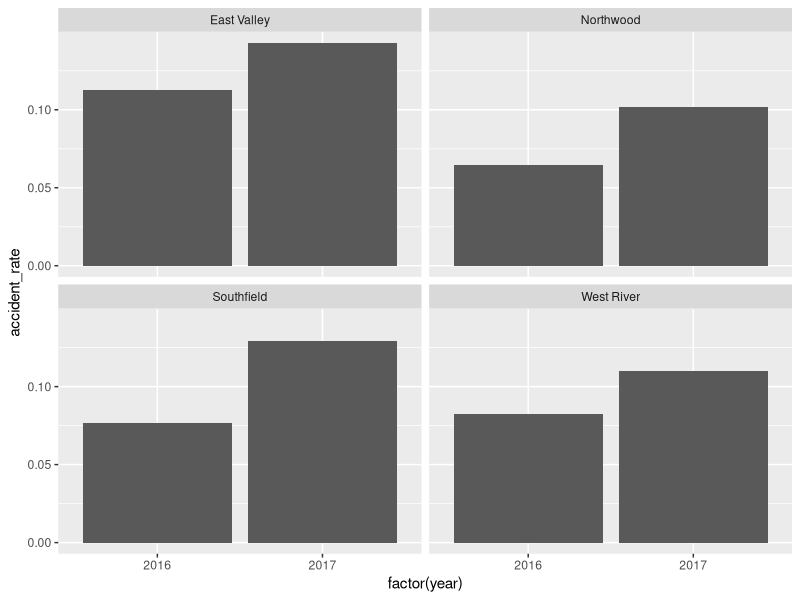
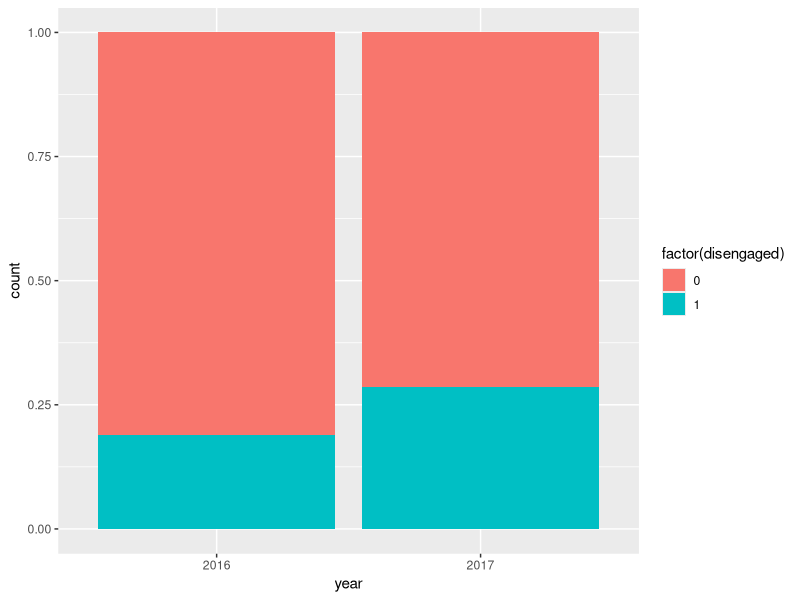

The R script that drew these images, in order:
# Improving employee safety with data
# Load libraries
libs <- c( "readr", "dplyr", "ggplot2", "tidyr", "broom" )
lapply( libs, library, character.only = TRUE )

# Import the data 
hr_data <- read_csv( "Data/hr_data_2.csv" )
accident_data <- read_csv( "Data/accident_data.csv" )

# Create hr_joined with left_join() and mutate()
hr_joined <- left_join( hr_data, accident_data, by = c( "year", "employee_id" ) ) %>% 
  mutate( had_accident = ifelse( is.na( accident_type ), 0, 1 ) ) 

head( hr_joined )

# Find accident rate by year
hr_joined %>%
  group_by( year ) %>%
  summarize( accident_rate = mean( had_accident ) )

# Test difference in accident rate between years
 glm( had_accident ~ year, family = "binomial", data = hr_joined ) %>%
  summary()

chisq.test( hr_joined$year, hr_joined$had_accident )


# Which location had the highest accident rate?
hr_joined %>%
  group_by( location ) %>%
  summarize( accident_rate = mean( had_accident ) ) %>%
  arrange( desc( accident_rate ) )

# Compare annual accident rates by location
accident_rates <- hr_joined %>%
  group_by( year, location ) %>%
  summarize( accident_rate = mean( had_accident ) )

head( accident_rates )

# Graph it
accident_rates %>% 
  ggplot( aes( x = factor( year ), y = accident_rate ) ) +
  geom_col() +
  facet_wrap( ~ location )

# Answer the question
( increased_most <- accident_rates %>%
  mutate( year = paste0( "y", year ) ) %>%
  pivot_wider( names_from = year, values_from = accident_rate ) %>%
  mutate( increase = y2017 - y2016 ) %>%
  slice_max( order_by = increase, n = 1 ) %>% 
  pull( location ) )

# Focusing on the Problem Location
# Filter out the other locations
southfield <- hr_joined %>%
  filter( location == "Southfield" )

# Find the average overtime hours worked by year
southfield %>%
  group_by( year ) %>%
  summarize( average_overtime_hours = mean( overtime_hours ) )

# Test difference in Southfield's overtime hours between years
t.test( overtime_hours ~ year, data = southfield )

# Do the years have significantly different average overtime hours?  
significant <- t.test(overtime_hours ~ year, data = southfield) %>%
  tidy() %>%
  pull( p.value ) <= 0.05

# Import the survey data
survey_data <- read_csv( "Data/survey_data_2.csv" )

# Create the safety dataset
safety <- survey_data %>%
  left_join( hr_joined, by = c( "year", "employee_id" ) ) %>%
  mutate( disengaged = ifelse( engagement <= 2, 1, 0 ),
          year = factor( year ) )

# Create southfield_safety dataset
southfield_safety <- safety |>
  filter( location == "Southfield" )

# Visualize the difference in % disengaged by year in Southfield
southfield_safety %>%
  ggplot( aes( x = year, fill = factor( disengaged ) ) ) +
  geom_bar( position = "fill" )

# Test whether one year had significantly more disengaged employees
chisq.test( southfield_safety$disengaged, southfield_safety$year )

# Is the result significant?
significant <- chisq.test( southfield_safety$year, southfield_safety$disengaged ) %>%
  tidy() %>%
  pull( p.value ) <= 0.05

# Filter out Southfield
other_locs <- safety %>%
  filter( location != "Southfield" )

head( other_locs )

# Test whether one year had significantly more overtime hours worked
# Test whether one year had significantly more disengaged employees
# Are the results significant?
significant_overtime <- t.test( overtime_hours ~ year, data = other_locs ) %>%
  tidy() %>%
  pull( p.value ) <= 0.05

significant_disengaged <- chisq.test( other_locs$year, other_locs$disengaged )  %>%
  tidy() %>%
  pull( p.value ) <= 0.05

# Use multiple regression to test the impact of year and disengaged on accident rate in Southfield
regression <- glm( had_accident ~ year + disengaged, family = "binomial", data = southfield_safety )

# Examine the output
regression %>%
  tidy()

# Interpret the regression output
( significant_year <- regression %>%
  tidy() %>%
  filter( term == "year2017" ) %>%
  pull( p.value ) <= 0.05 )
( significant_disengaged <- regression %>%
  tidy() %>%
  filter( term == "disengaged" ) %>%
  pull( p.value ) <= 0.05 )





